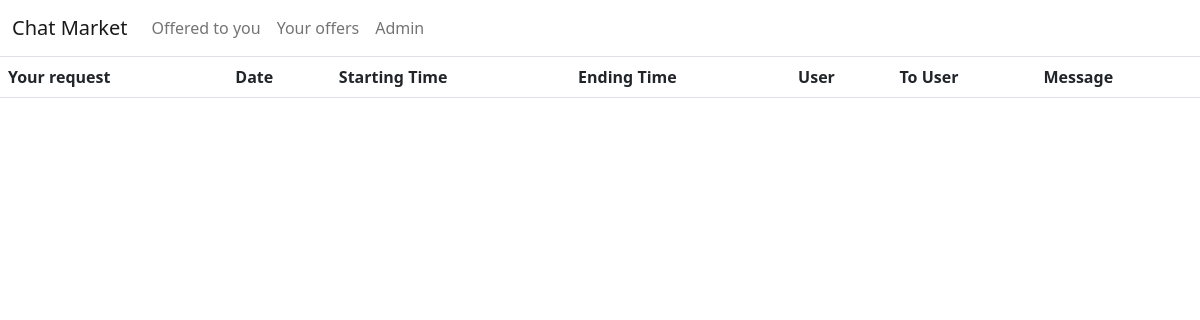
Page /your_offers/ (signed in) on the earlier database version.
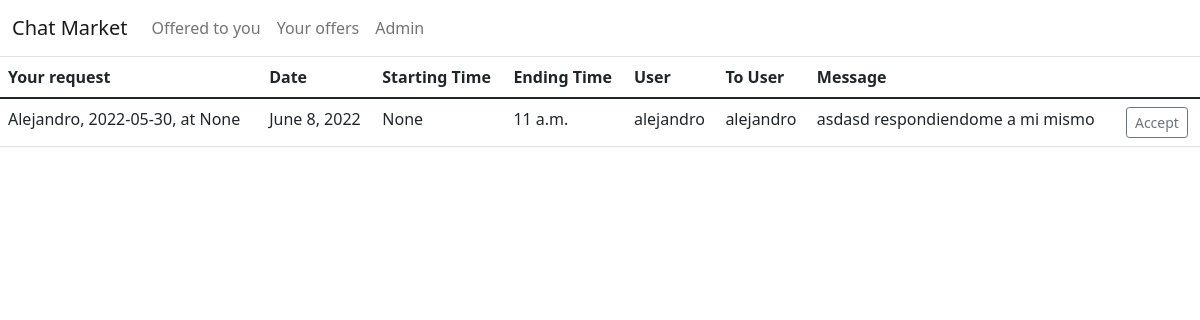
Same page on the later database version.
### chat_commerce/models.py (models this page shows, shortened)
class Offer(models.Model):
    User = models.ForeignKey(User, related_name='offering_user', on_delete=models.CASCADE)
    Request = models.ForeignKey(Request, related_name='original_request', on_delete=models.CASCADE)
    message = models.TextField(blank=True)
    active = models.BooleanField(default=False)
    date = models.DateField()
    start_time = models.TimeField()
    end_time = models.TimeField()
    created_at = models.DateTimeField(auto_now_add=True)
    updated_at = models.DateTimeField(auto_now=True)
    objects = models.Manager()
    accepted = models.BooleanField(default=False)
    class Meta:
        verbose_name_plural = 'Offerings'
        ordering = ('date', "start_time", "end_time")

class Request(models.Model):
    User = models.ForeignKey(User, related_name='requesting_user', on_delete=models.CASCADE)
    message = models.TextField(blank=True)
    active = models.BooleanField(default=False)
    date = models.DateField()
    start_time = models.TimeField()
    end_time = models.TimeField()
    created_at = models.DateTimeField(auto_now_add=True)
    updated_at = models.DateTimeField(auto_now=True)
    objects = models.Manager()
    accepted = models.BooleanField(default=False)
    class Meta:
        verbose_name_plural = 'Requests'
        ordering = ('date', "start_time", "end_time")
    def __str__(self):
        return f"{self.User.username.capitalize()}, {self.date}, at {self.start_time}"

### chat_commerce/views.py (the view)
# urls.py: path('your_offers/', views.YourOffers_ListView.as_view(), name='your_offers'),
class YourOffers_ListView(LoginRequiredMixin, ListView):
    model = Offer
    template_name = 'chat_commerce/your_offers.html'
    raise_exception = True
    def get_queryset(self):
        return Offer.objects.filter(User=self.request.user)

### templates/chat_commerce/your_offers.html (shortened to what this page needs)
{% extends "../base.html" %}
{% block content %}
	<table class="table">
	  <thead>
	    <tr>
		  <th scope="col">Your request</th>
	      <th scope="col">Date</th>
	      <th scope="col">Starting Time</th>
	      <th scope="col">Ending Time</th>
          <th scope="col">User</th>
          <th scope="col">To User</th>
		  <th scope="col">Message</th>
	    </tr>
	  </thead>
	  <tbody>
	    {% for offer in object_list %}
        {% if offer.active %}
		<tr>
		  <td>{{offer.Request}}</td>
	      <td>{{offer.date}}</td>
	      <td>{{offer.start_time}}</td>
	      <td>{{offer.end_time}}</td>
          <td>{{offer.User.username}}</td>
          <td>{{offer.Request.User.username}}</td>
		  <td>{{offer.message}}</td>
		  <td>
			<a button type="button" class="btn btn-outline-secondary btn-sm" href="{% url 'chat_commerce:accept_offer' %}">Accept</a>
		  </td>
	    </tr>
        {% endif %}
	   {% endfor %}
	  </tbody>
	</table>
{% endblock %}

Differences in the rows shown:
added Offer: Request "Alejandro, 2022-05-30, at None", date "June 8, 2022", start_time "None", end_time "11 a.m.", User.username "alejandro", Request.User.username "alejandro", message "asdasd respondiendome a mi mismo"
